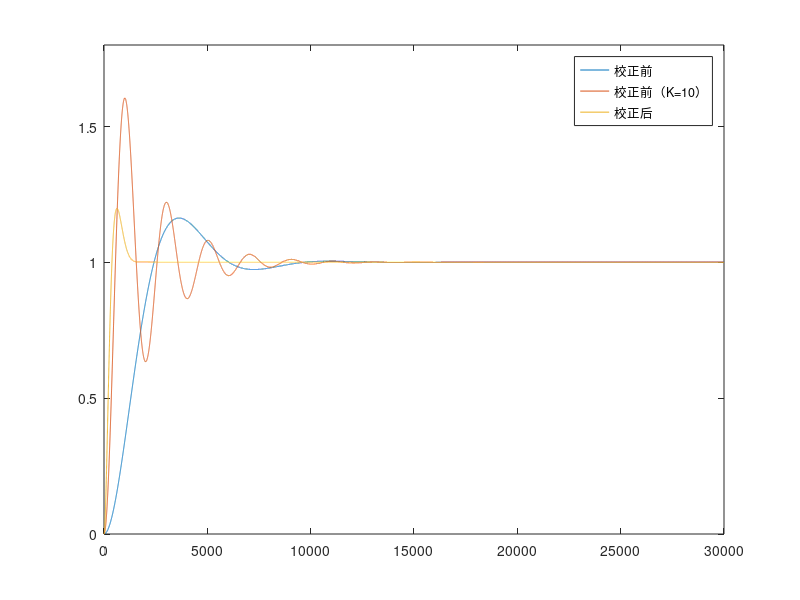

MATLAB code for this plot:
%传递函数建立 tf
A = tf(1,[1 1 0]);
B = tf(10,1);
C = tf([0.4682 1],[0.1018 1]);
G0 = A*B;
G = A*B*C;

%单位反馈系统闭环传递函数 feedback
A1=feedback(G0,1,-1);
B1=feedback(A,1,-1);
G1=feedback(G,1,-1);

%阶跃响应 step
[y0, t0]=step(B1, 0:0.001:30);
[y1, t1]=step(A1, 0:0.001:30);
[y2, t2]=step(G1, 0:0.001:30);

plot(y0)
hold on;
plot(y1)
hold on;
plot(y2)
axis([0 30000,0 1.8])
legend('校正前','校正前（K=10）','校正后')

% Bode图 bode
% bode(A);
% hold on;
% bode(C);
% hold on;
% bode(G0);
% hold on;
% bode(G);

	
% %奈式图nyquist
% nyquist(A);

%求裕度margin；
% margin(A);
% hold on;
% margin(G0);
% hold on;
% margin(G);

%斜坡响应：

% t=0:0.001:30;
% u=t;
% y_1 = lsim(A1,u,t);
% y_2 = lsim(G1,u,t);
% yticks(0:0.001:30)
% plot(u);
% hold on;
% plot(y_1)
% hold on;
% plot(y_2)
% legend('单位斜坡输入','校正前','校正后')




